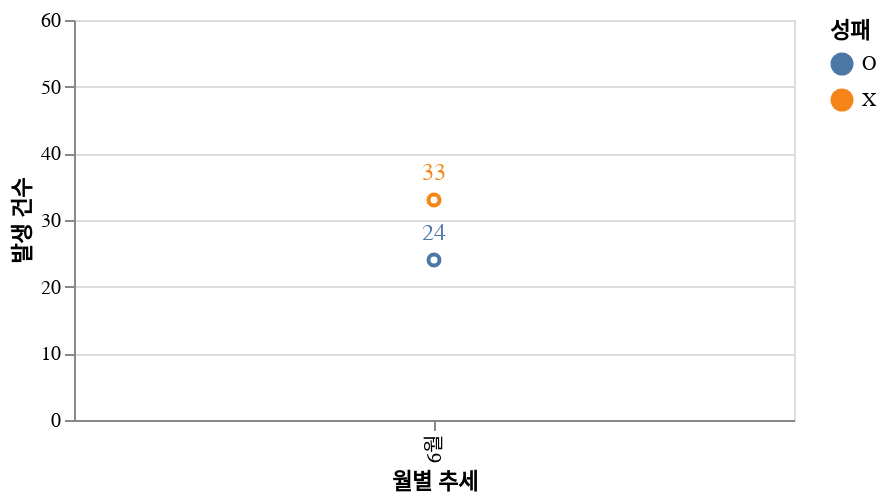

Notebook cell for this chart:
### Code cell
chart

### Figure 1 — Vega-Lite specification as saved in the notebook (floating-point values rounded to 4 significant figures)
{"config": {"axis": {"fontSize": 12, "font": "맑은고딕", "anchor": "start", "fontColor": "#000000"}}, "layer": [{"mark": "point", "encoding": {"color": {"field": "성패", "type": "nominal"}, "x": {"field": "월", "scale": {"padding": 15}, "title": "월별 추세", "type": "nominal"}, "y": {"aggregate": "count", "title": "발생 건수", "type": "quantitative"}}}, {"mark": {"type": "line", "color": "red"}, "encoding": {"x": {"field": "월", "title": "월별 추세", "type": "nominal"}, "y": {"aggregate": "count", "title": "", "type": "quantitative"}}}, {"mark": {"type": "text", "align": "center", "baseline": "line-top", "color": "black", "dy": -20, "fontSize": 12, "size": 12}, "encoding": {"color": {"field": "성패", "type": "nominal"}, "text": {"aggregate": "count", "field": "성패", "type": "quantitative"}, "x": {"field": "월", "scale": {"padding": 15}, "title": "월별 추세", "type": "nominal"}, "y": {"aggregate": "count", "title": "발생 건수", "type": "quantitative"}}}], "data": {"name": "data-b56fcc6b8e4f821fda85c1dd26466b93"}, "height": 200, "width": 360, "$schema": "https://vega.github.io/schema/vega-lite/v4.17.0.json", "datasets": {"data-b56fcc6b8e4f821fda85c1dd26466b93": [{"연도": "2022년", "월": "6월", "리전": "SG", "AZ": "1센터", "테넌트": "PRD", "유형": "postgreSQL", "성패": "O", "Instance": "ccspiddbp01", "IP": "10.107.61.52", "백업_주기_full_archive": "주1회/매10분", "비고": null, "주간": "O", "월간": "O", "연간": "O"}, {"연도": "2022년", "월": "6월", "리전": "SG", "AZ": "1센터", "테넌트": "PRD", "유형": "postgreSQL", "성패": "O", "Instance": "ccspiddbp02", "IP": "10.107.62.115", "백업_주기_full_archive": null, "비고": null, "주간": "O", "월간": "O", "연간": "O"}, {"연도": "2022년", "월": "6월", "리전": "SG", "AZ": "1센터", "테넌트": "PRD", "유형": "postgreSQL", "성패": "O", "Instance": "ccsiddbp01", "IP": "10.107.62.38", "백업_주기_full_archive": "주1회/매10분", "비고": null, "주간": "O", "월간": "O", "연간": "O"}, {"연도": "2022년", "월": "6월", "리전": "SG", "AZ": "1센터", "테넌트": "PRD", "유형": "postgreSQL", "성패": "O", "Instance": "ccsiddbp02", "IP": "10.107.61.93", "백업_주기_full_archive": null, "비고": null, "주간": "O", "월간": "O", "연간": "O"}, {"연도": "2022년", "월": "6월", "리전": "SG", "AZ": "1센터", "테넌트": "PRD", "유형": "postgreSQL", "성패": "O", "Instance": "ccsidifdbp01", "IP": "10.107.62.49", "백업_주기_full_archive": "주1회/매10분", "비고": null, "주간": "O", "월간": "O", "연간": "O"}, {"연도": "2022년", "월": "6월", "리전": "SG", "AZ": "1센터", "테넌트": "PRD", "유형": "postgreSQL", "성패": "O", "Instance": "ccsidifdbp02", "IP": "10.107.61.155", "백업_주기_full_archive": null, "비고": null, "주간": "O", "월간": "O", "연간": "O"}, {"연도": "2022년", "월": "6월", "리전": "SG", "AZ": "1센터", "테넌트": "PRD", "유형": "postgreSQL", "성패": "O", "Instance": "ccspidlmsdbp01", "IP": "10.107.62.54", "백업_주기_full_archive": "주1회/매10분", "비고": null, "주간": "O", "월간": "O", "연간": "O"}, {"연도": "2022년", "월": "6월", "리전": "SG", "AZ": "1센터", "테넌트": "PRD", "유형": "postgreSQL", "성패": "O", "Instance": "ccspidlmsdbp02", "IP": "10.107.61.239", "백업_주기_full_archive": null, "비고": null, "주간": "O", "월간": "O", "연간": "O"}, {"연도": "2022년", "월": "6월", "리전": "SG", "AZ": "1센터", "테넌트": "PRD", "유형": "postgreSQL", "성패": "O", "Instance": "ccssghcrdbp01", "IP": "10.107.52.208", "백업_주기_full_archive": "주1회/매10분", "비고": null, "주간": "O", "월간": "O", "연간": "O"}, {"연도": "2022년", "월": "6월", "리전": "SG", "AZ": "1센터", "테넌트": "PRD", "유형": "postgreSQL", "성패": "O", "Instance": "ccssghcrdbp02", "IP": "10.107.52.233", "백업_주기_full_archive": null, "비고": null, "주간": "O", "월간": "O", "연간": "O"}, {"연도": "2022년", "월": "6월", "리전": "SG", "AZ": "1센터", "테넌트": "PRD", "유형": "postgreSQL", "성패": "O", "Instance": "ccsidmcpdbp01", "IP": "10.107.61.78", "백업_주기_full_archive": "주1회/매10분", "비고": null, "주간": "O", "월간": "O", "연간": "O"}, {"연도": "2022년", "월": "6월", "리전": "SG", "AZ": "1센터", "테넌트": "PRD", "유형": "postgreSQL", "성패": "O", "Instance": "ccsidmcpdbp02", "IP": "10.107.61.109", "백업_주기_full_archive": null, "비고": null, "주간": "O", "월간": "O", "연간": "O"}, {"연도": "2022년", "월": "6월", "리전": "SG", "AZ": "1센터", "테넌트": "PRD", "유형": "postgreSQL", "성패": "O", "Instance": "ccsauccsdbp01", "IP": "10.107.70.196", "백업_주기_full_archive": "주1회/매10분", "비고": null, "주간": "O", "월간": "O", "연간": "O"}, {"연도": "2022년", "월": "6월", "리전": "SG", "AZ": "1센터", "테넌트": "PRD", "유형": "postgreSQL", "성패": "O", "Instance": "ccsauccsdbp02", "IP": "10.107.71.72", "백업_주기_full_archive": null, "비고": null, "주간": "O", "월간": "O", "연간": "O"}, {"연도": "2022년", "월": "6월", "리전": "SG", "AZ": "1센터", "테넌트": "PRD", "유형": "postgreSQL", "성패": "O", "Instance": "ccsauccsdbp03", "IP": "10.107.70.99", "백업_주기_full_archive": "주1회/매10분", "비고": null, "주간": "O", "월간": "O", "연간": "O"}, {"연도": "2022년", "월": "6월", "리전": "SG", "AZ": "1센터", "테넌트": "PRD", "유형": "postgreSQL", "성패": "O", "Instance": "ccsauccsdbp04", "IP": "10.107.70.102", "백업_주기_full_archive": null, "비고": null, "주간": "O", "월간": "O", "연간": "O"}, {"연도": "2022년", "월": "6월", "리전": "SG", "AZ": "1센터", "테넌트": "PRD", "유형": "postgreSQL", "성패": "O", "Instance": "ccsauccsdbp05", "IP": "10.107.70.141", "백업_주기_full_archive": "주1회/매10분", "비고": null, "주간": "O", "월간": "O", "연간": "O"}, {"연도": "2022년", "월": "6월", "리전": "SG", "AZ": "1센터", "테넌트": "PRD", "유형": "postgreSQL", "성패": "O", "Instance": "ccsauccsdbp06", "IP": "10.107.70.143", "백업_주기_full_archive": null, "비고": null, "주간": "O", "월간": "O", "연간": "O"}, {"연도": "2022년", "월": "6월", "리전": "SG", "AZ": "1센터", "테넌트": "PRD", "유형": "postgreSQL", "성패": "O", "Instance": "ccsauccspdbp01", "IP": "10.107.70.186", "백업_주기_full_archive": "주1회/매10분", "비고": null, "주간": "O", "월간": "O", "연간": "O"}, {"연도": "2022년", "월": "6월", "리전": "SG", "AZ": "1센터", "테넌트": "PRD", "유형": "postgreSQL", "성패": "O", "Instance": "ccsauccspdbp02", "IP": "10.107.71.43", "백업_주기_full_archive": null, "비고": null, "주간": "O", "월간": "O", "연간": "O"}, {"연도": "2022년", "월": "6월", "리전": "SG", "AZ": "1센터", "테넌트": "PRD", "유형": "postgreSQL", "성패": "O", "Instance": "ccsauccsifdbp01", "IP": "10.107.70.205", "백업_주기_full_archive": "주1회/매10분", "비고": null, "주간": "O", "월간": "O", "연간": "O"}, {"연도": "2022년", "월": "6월", "리전": "SG", "AZ": "1센터", "테넌트": "PRD", "유형": "postgreSQL", "성패": "O", "Instance": "ccsauccsifdbp02", "IP": "10.107.71.203", "백업_주기_full_archive": null, "비고": null, "주간": "O", "월간": "O", "연간": "O"}, {"연도": "2022년", "월": "6월", "리전": "SG", "AZ": "1센터", "테넌트": "PRD", "유형": "postgreSQL", "성패": "O", "Instance": "ccsaulmsdbp01", "IP": "10.107.70.127", "백업_주기_full_archive": "주1회/매10분", "비고": null, "주간": "O", "월간": "O", "연간": "O"}, {"연도": "2022년", "월": "6월", "리전": "SG", "AZ": "1센터", "테넌트": "PRD", "유형": "postgreSQL", "성패": "O", "Instance": "ccsaulmsdbp02", "IP": "10.107.71.45", "백업_주기_full_archive": null, "비고": null, "주간": "O", "월간": "O", "연간": "O"}, {"연도": "2022년", "월": "6월", "리전": "SG", "AZ": "1센터", "테넌트": "PRD", "유형": "redis", "성패": "X", "Instance": "ccspidredisp01", "IP": "10.107.62.92", "백업_주기_full_archive": null, "비고": null, "주간": "O", "월간": "O", "연간": "O"}, {"연도": "2022년", "월": "6월", "리전": "SG", "AZ": "1센터", "테넌트": "PRD", "유형": "redis", "성패": "X", "Instance": "ccspidredisp02", "IP": "10.107.61.198", "백업_주기_full_archive": null, "비고": null, "주간": "O", "월간": "O", "연간": "O"}, {"연도": "2022년", "월": "6월", "리전": "SG", "AZ": "1센터", "테넌트": "PRD", "유형": "redis", "성패": "X", "Instance": "ccspidredisp03", "IP": "10.107.61.116", "백업_주기_full_archive": null, "비고": null, "주간": "O", "월간": "O", "연간": "O"}, {"연도": "2022년", "월": "6월", "리전": "SG", "AZ": "1센터", "테넌트": "PRD", "유형": "redis", "성패": "X", "Instance": "ccsidmcpredisp01", "IP": "10.107.61.111", "백업_주기_full_archive": null, "비고": null, "주간": "O", "월간": "O", "연간": "O"}, {"연도": "2022년", "월": "6월", "리전": "SG", "AZ": "1센터", "테넌트": "PRD", "유형": "redis", "성패": "X", "Instance": "ccsidmcpredisp02", "IP": "10.107.61.74", "백업_주기_full_archive": null, "비고": null, "주간": "O", "월간": "O", "연간": "O"}, {"연도": "2022년", "월": "6월", "리전": "SG", "AZ": "1센터", "테넌트": "PRD", "유형": "redis", "성패": "X", "Instance": "ccsidmcpredisp03", "IP": "10.107.61.131", "백업_주기_full_archive": null, "비고": null, "주간": "O", "월간": "O", "연간": "O"}, {"연도": "2022년", "월": "6월", "리전": "SG", "AZ": "1센터", "테넌트": "PRD", "유형": "redis", "성패": "X", "Instance": "ccspidapigatewwayp01", "IP": "10.107.61.23", "백업_주기_full_archive": null, "비고": null, "주간": "O", "월간": "O", "연간": "O"}, {"연도": "2022년", "월": "6월", "리전": "SG", "AZ": "1센터", "테넌트": "PRD", "유형": "redis", "성패": "X", "Instance": "ccspidapigatewwayp02", "IP": "10.107.62.30", "백업_주기_full_archive": null, "비고": null, "주간": "O", "월간": "O", "연간": "O"}, {"연도": "2022년", "월": "6월", "리전": "SG", "AZ": "1센터", "테넌트": "PRD", "유형": "redis", "성패": "X", "Instance": "ccssghcrapp01", "IP": "10.107.52.229", "백업_주기_full_archive": null, "비고": null, "주간": "O", "월간": "O", "연간": "O"}, {"연도": "2022년", "월": "6월", "리전": "SG", "AZ": "1센터", "테넌트": "PRD", "유형": "redis", "성패": "X", "Instance": "ccspidapigwp01", "IP": "10.107.59.184", "백업_주기_full_archive": null, "비고": null, "주간": "O", "월간": "O", "연간": "O"}, {"연도": "2022년", "월": "6월", "리전": "SG", "AZ": "1센터", "테넌트": "PRD", "유형": "redis", "성패": "X", "Instance": "ccspidapigwp02", "IP": "10.107.59.82", "백업_주기_full_archive": null, "비고": null, "주간": "O", "월간": "O", "연간": "O"}, {"연도": "2022년", "월": "6월", "리전": "SG", "AZ": "1센터", "테넌트": "PRD", "유형": "redis", "성패": "X", "Instance": "ccsidchefbackp02", "IP": "10.107.61.35", "백업_주기_full_archive": null, "비고": null, "주간": "O", "월간": "O", "연간": "O"}, {"연도": "2022년", "월": "6월", "리전": "SG", "AZ": "1센터", "테넌트": "PRD", "유형": "redis", "성패": "X", "Instance": "ccsauredisp01", "IP": "10.107.70.250", "백업_주기_full_archive": null, "비고": null, "주간": "O", "월간": "O", "연간": "O"}, {"연도": "2022년", "월": "6월", "리전": "SG", "AZ": "1센터", "테넌트": "PRD", "유형": "redis", "성패": "X", "Instance": "ccsauredisp02", "IP": "10.107.71.78", "백업_주기_full_archive": null, "비고": null, "주간": "O", "월간": "O", "연간": "O"}, {"연도": "2022년", "월": "6월", "리전": "SG", "AZ": "1센터", "테넌트": "PRD", "유형": "redis", "성패": "X", "Instance": "ccsauredisp03", "IP": "10.107.70.245", "백업_주기_full_archive": null, "비고": null, "주간": "O", "월간": "O", "연간": "O"}, {"연도": "2022년", "월": "6월", "리전": "SG", "AZ": "1센터", "테넌트": "PRD", "유형": "redis", "성패": "X", "Instance": "ccsaumcpredisp01", "IP": "10.107.70.145", "백업_주기_full_archive": null, "비고": null, "주간": "O", "월간": "O", "연간": "O"}, {"연도": "2022년", "월": "6월", "리전": "SG", "AZ": "1센터", "테넌트": "PRD", "유형": "redis", "성패": "X", "Instance": "ccsaumcpredisp02", "IP": "10.107.71.126", "백업_주기_full_archive": null, "비고": null, "주간": "O", "월간": "O", "연간": "O"}, {"연도": "2022년", "월": "6월", "리전": "SG", "AZ": "1센터", "테넌트": "PRD", "유형": "redis", "성패": "X", "Instance": "ccsaumcpredisp03", "IP": "10.107.70.236", "백업_주기_full_archive": null, "비고": null, "주간": "O", "월간": "O", "연간": "O"}, {"연도": "2022년", "월": "6월", "리전": "SG", "AZ": "1센터", "테넌트": "PRD", "유형": "redis", "성패": "X", "Instance": "ccsausvchubredisp01", "IP": "10.107.70.78", "백업_주기_full_archive": null, "비고": null, "주간": "O", "월간": "O", "연간": "O"}, {"연도": "2022년", "월": "6월", "리전": "SG", "AZ": "1센터", "테넌트": "PRD", "유형": "redis", "성패": "X", "Instance": "ccsausvchubredisp02", "IP": "10.107.71.31", "백업_주기_full_archive": null, "비고": null, "주간": "O", "월간": "O", "연간": "O"}, {"연도": "2022년", "월": "6월", "리전": "SG", "AZ": "1센터", "테넌트": "PRD", "유형": "redis", "성패": "X", "Instance": "ccsausvchubredisp03", "IP": "10.107.70.69", "백업_주기_full_archive": null, "비고": null, "주간": "O", "월간": "O", "연간": "O"}, {"연도": "2022년", "월": "6월", "리전": "SG", "AZ": "1센터", "테넌트": "PRD", "유형": "redis", "성패": "X", "Instance": "ccsausvchubredisp04", "IP": "10.107.71.130", "백업_주기_full_archive": null, "비고": null, "주간": "O", "월간": "O", "연간": "O"}, {"연도": "2022년", "월": "6월", "리전": "SG", "AZ": "1센터", "테넌트": "PRD", "유형": "redis", "성패": "X", "Instance": "ccsausvchubredisp05", "IP": "10.107.70.217", "백업_주기_full_archive": null, "비고": null, "주간": "O", "월간": "O", "연간": "O"}, {"연도": "2022년", "월": "6월", "리전": "SG", "AZ": "1센터", "테넌트": "PRD", "유형": "redis", "성패": "X", "Instance": "ccsausvchubredisp06", "IP": "10.107.71.57", "백업_주기_full_archive": null, "비고": null, "주간": "O", "월간": "O", "연간": "O"}, {"연도": "2022년", "월": "6월", "리전": "SG", "AZ": "1센터", "테넌트": "PRD", "유형": "redis", "성패": "X", "Instance": "ccsauapigwp01", "IP": "10.107.70.90", "백업_주기_full_archive": null, "비고": null, "주간": "O", "월간": "O", "연간": "O"}, {"연도": "2022년", "월": "6월", "리전": "SG", "AZ": "1센터", "테넌트": "PRD", "유형": "redis", "성패": "X", "Instance": "ccsauapigwp02", "IP": "10.107.71.176", "백업_주기_full_archive": null, "비고": null, "주간": "O", "월간": "O", "연간": "O"}, {"연도": "2022년", "월": "6월", "리전": "SG", "AZ": "1센터", "테넌트": "PRD", "유형": "Mongo", "성패": "X", "Instance": "ccspidmongodbp01", "IP": "10.107.61.96", "백업_주기_full_archive": null, "비고": "해외리전은 백업 스토리지 구성 후 작업 예정", "주간": "O", "월간": "O", "연간": "O"}, {"연도": "2022년", "월": "6월", "리전": "SG", "AZ": "1센터", "테넌트": "PRD", "유형": "Mongo", "성패": "X", "Instance": "ccspidmongodbp02", "IP": "10.107.62.130", "백업_주기_full_archive": null, "비고": "해외리전은 백업 스토리지 구성 후 작업 예정", "주간": "O", "월간": "O", "연간": "O"}, {"연도": "2022년", "월": "6월", "리전": "SG", "AZ": "1센터", "테넌트": "PRD", "유형": "Mongo", "성패": "X", "Instance": "ccspidmongodbp03", "IP": "10.107.61.83", "백업_주기_full_archive": null, "비고": "해외리전은 백업 스토리지 구성 후 작업 예정", "주간": "O", "월간": "O", "연간": "O"}, {"연도": "2022년", "월": "6월", "리전": "SG", "AZ": "1센터", "테넌트": "PRD", "유형": "Mongo", "성패": "X", "Instance": "ccsidbatchp01", "IP": "10.107.62.180", "백업_주기_full_archive": null, "비고": "담당자가 설치 형상이 다름", "주간": "O", "월간": "O", "연간": "O"}, {"연도": "2022년", "월": "6월", "리전": "SG", "AZ": "1센터", "테넌트": "PRD", "유형": "Mongo", "성패": "X", "Instance": "ccsaumongodbp01", "IP": "10.107.70.46", "백업_주기_full_archive": null, "비고": "해외리전은 백업 스토리지 구성 후 작업 예정", "주간": "O", "월간": "O", "연간": "O"}, {"연도": "2022년", "월": "6월", "리전": "SG", "AZ": "1센터", "테넌트": "PRD", "유형": "Mongo", "성패": "X", "Instance": "ccsaumongodbp02", "IP": "10.107.71.73 ", "백업_주기_full_archive": null, "비고": "해외리전은 백업 스토리지 구성 후 작업 예정", "주간": "O", "월간": "O", "연간": "O"}, {"연도": "2022년", "월": "6월", "리전": "SG", "AZ": "1센터", "테넌트": "PRD", "유형": "Mongo", "성패": "X", "Instance": "ccsaumongodbp03", "IP": "10.107.70.87 ", "백업_주기_full_archive": null, "비고": "해외리전은 백업 스토리지 구성 후 작업 예정", "주간": "O", "월간": "O", "연간": "O"}]}}
